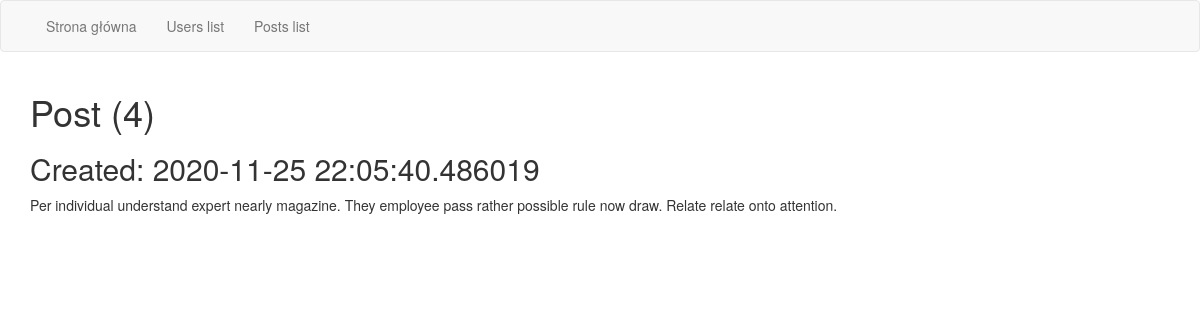
The app's page /posts/4/ with its own data.
### ml_runner/models.py (models this page shows)
class Post(db.Model):
    id = db.Column(db.Integer, primary_key=True)
    content = db.Column(db.Text(), nullable=False)
    creation_date = db.Column(db.DateTime(), nullable=False, default=datetime.now)

### ml_runner/main/views.py (the view)
@bp.route('/posts/<int:post_id>/')
def post_details(post_id):
    post = Post.query.get_or_404(post_id)
    return render_template('post_details.html', post=post)

### ml_runner/templates/post_details.html
{% extends "base.html" %}
{% block custom_content %}
  <h1>Post ({{ post.id }})</h1>
  <h2>Created: {{ post.creation_date }}</h2>
  <span>{{ post.content }}</span>
{% endblock %}

### records on screen
Post: id "4", creation_date "2020-11-25 22:05:40.486019", content "Per individual understand expert nearly magazine. They employee pass rather possible rule now draw. Relate relate onto attention."
